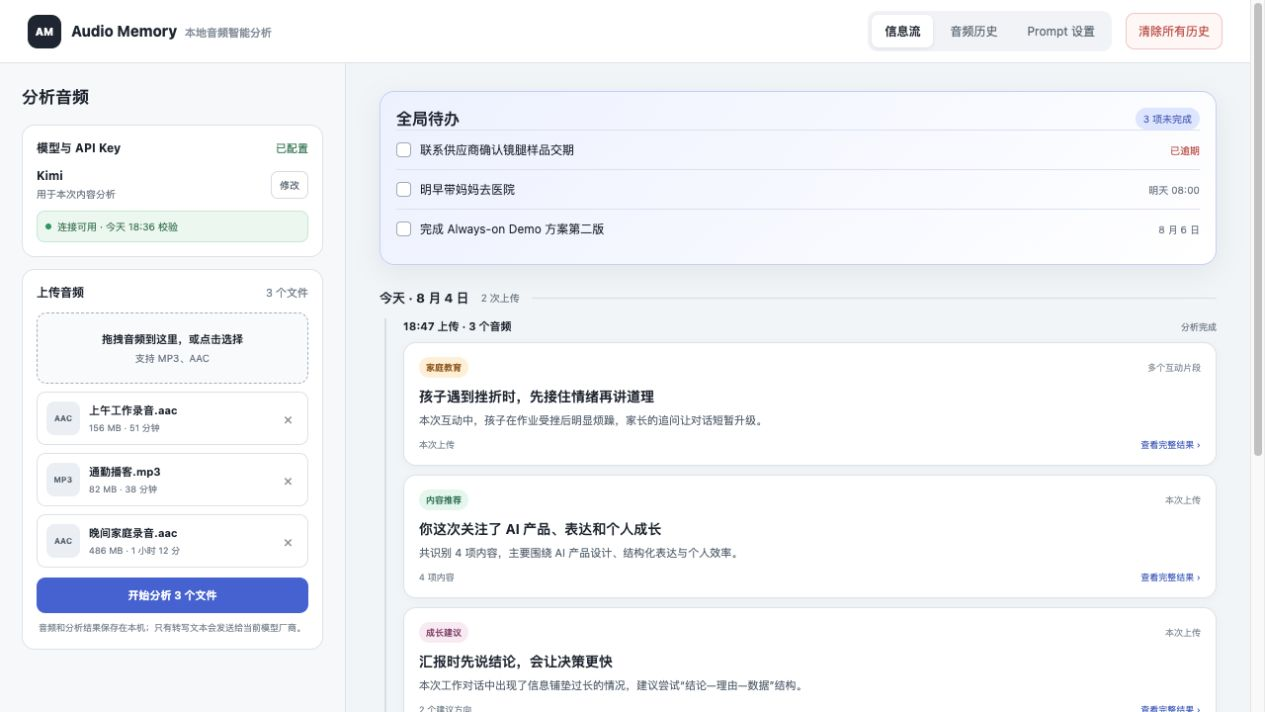
#> input picture screenshots/reference-fullscreen-v1.png, 1265 x 712 px
$ python combine-qa-images.py
#> lines starting #> are read from the running program, lines starting #| are printed output that depends on the picture
from pathlib import Path
from PIL import Image, ImageDraw

root = Path(__file__).resolve().parents[2]
source = Image.open(root / "screenshots/reference-fullscreen-v1.png").convert("RGB")
#> source is the input picture: PIL image 1265x712 RGB; mean R, G, B 242.4, 244.1, 247.3
implementation = Image.open(root / "screenshots/product-home-fullscreen.png").convert("RGB")
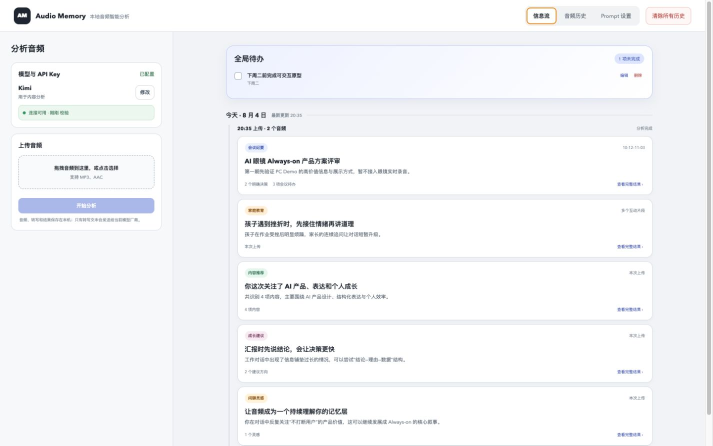
#> input picture screenshots/product-home-fullscreen.png, 1425 x 891 px (shown at 1/2 size)
#> implementation is the input picture: PIL image 1425x891 RGB; mean R, G, B 245, 245.9, 248.1
target_size = (720, 450)
source.thumbnail(target_size)
#> source: PIL image 720x405 RGB
implementation.thumbnail(target_size)
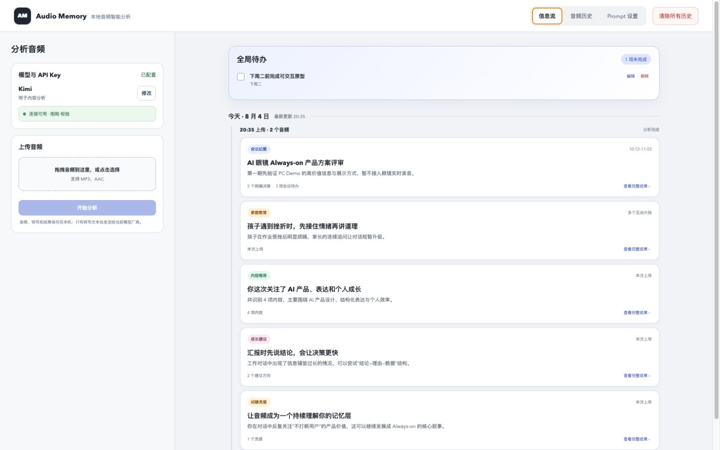
#> implementation: PIL image 720x450 RGB; mean R, G, B 245, 245.9, 248.1
canvas = Image.new("RGB", (1460, 500), "#eef1f4")
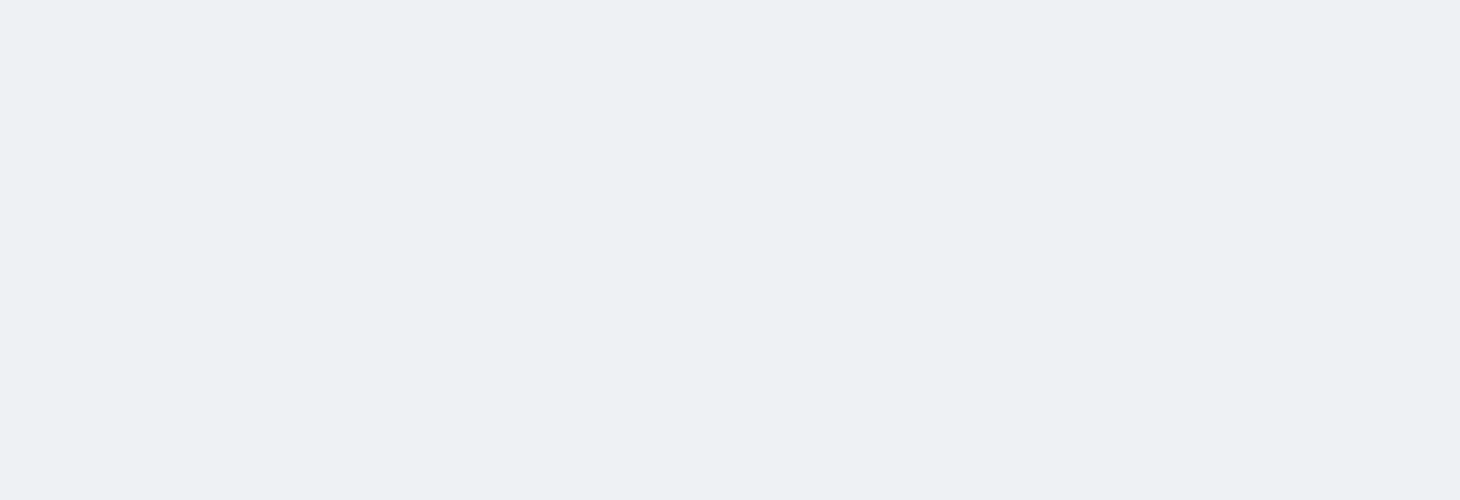
#> canvas: PIL image 1460x500 RGB; mean R, G, B 238, 241, 244
draw = ImageDraw.Draw(canvas)
draw.text((20, 14), "REFERENCE", fill="#202733")
draw.text((750, 14), "IMPLEMENTATION", fill="#202733")
canvas.paste(source, (20, 40))
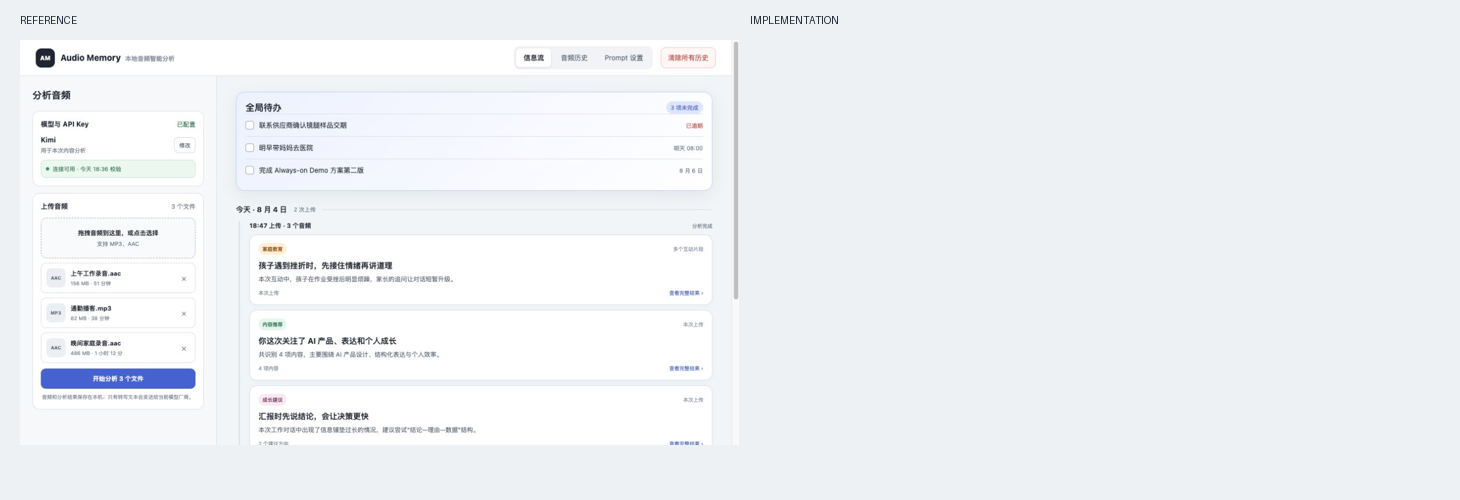
#> canvas: PIL image 1460x500 RGB; mean R, G, B 239.6, 242.1, 245.2
canvas.paste(implementation, (750, 40))
canvas.save(root / "screenshots/design-qa-comparison.png")
